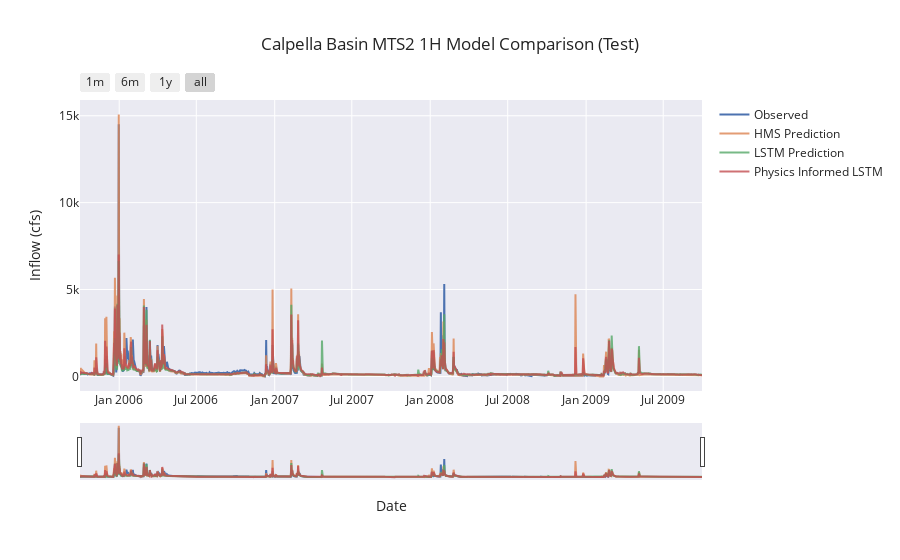

Here is the notebook cell this chart was saved with:
### Code cell
if not skip_best_model_train:
    fancyCombinedPlot(
        lstm_results=no_physics_test_csv_1H,
        lstmPhysics_results=physics_test_csv_1H,
        HMS_results=path_to_physics_data_1H,
        title="Calpella Basin MTS2 1H Model Comparison (Test)",
        fName="calpella_mts2_test_metrics_1H.csv",
        timeseries_filename="calpella_mts2_test_1H_combined_ts.csv"
    )
else:
    fancyCombinedPlotFromDf(
        combined_df_test_1H,
        title="Calpella Basin MTS2 1H Model Comparison (Test)",
        fName="calpella_mts2_test_metrics_1H.csv"
    )

### Figure 1 — Plotly figure (JSON) as saved in the notebook; plotly's stock layout.template omitted (floating-point values rounded to 4 significant figures; data arrays with more than 128 entries replaced by an {"elided": "..."} marker saying what was removed)
{"data": [{"mode": "lines", "name": "Observed", "x": {"elided": "1461 str values"}, "y": {"elided": "1461 float values"}, "type": "scatter"}, {"mode": "lines", "name": "HMS Prediction", "opacity": 0.8, "x": {"elided": "1461 str values"}, "y": {"elided": "1461 float values"}, "type": "scatter"}, {"mode": "lines", "name": "LSTM Prediction", "opacity": 0.8, "x": {"elided": "1461 str values"}, "y": {"elided": "1461 float values"}, "type": "scatter"}, {"mode": "lines", "name": "Physics Informed LSTM", "opacity": 0.8, "x": {"elided": "1461 str values"}, "y": {"elided": "1461 float values"}, "type": "scatter"}], "layout": {"xaxis": {"rangeslider": {"visible": true}, "title": {"text": "Date"}, "rangeselector": {"buttons": [{"count": 1, "label": "1m", "step": "month", "stepmode": "backward"}, {"count": 6, "label": "6m", "step": "month", "stepmode": "backward"}, {"count": 1, "label": "1y", "step": "year", "stepmode": "backward"}, {"step": "all"}]}, "type": "date"}, "title": {"text": "Calpella Basin MTS2 1H Model Comparison (Test)"}, "yaxis": {"title": {"text": "Inflow (cfs)"}}, "hovermode": "x unified"}}
